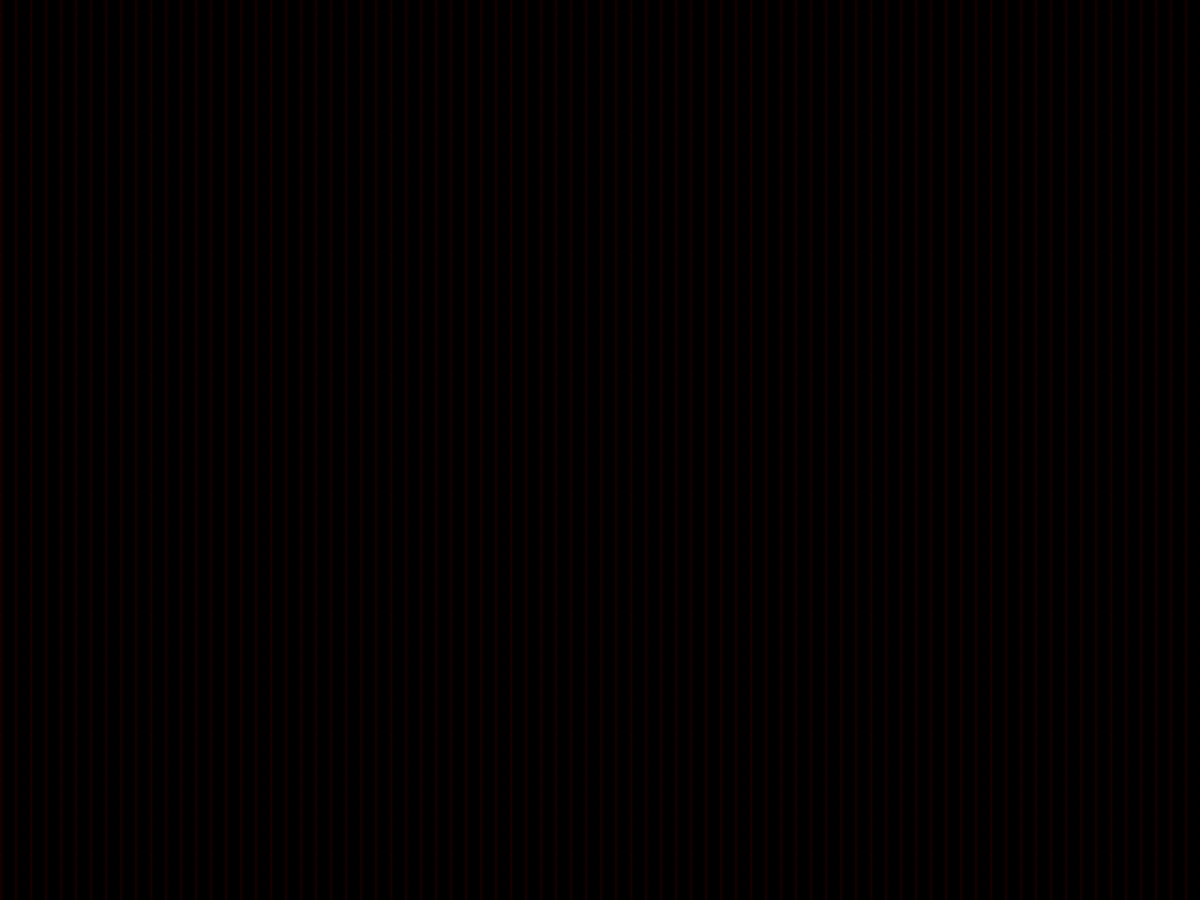
Frame 1 (no input)
Frame 60 (the mouse pressed at the canvas centre just before this capture): identical to frame 1, image omitted
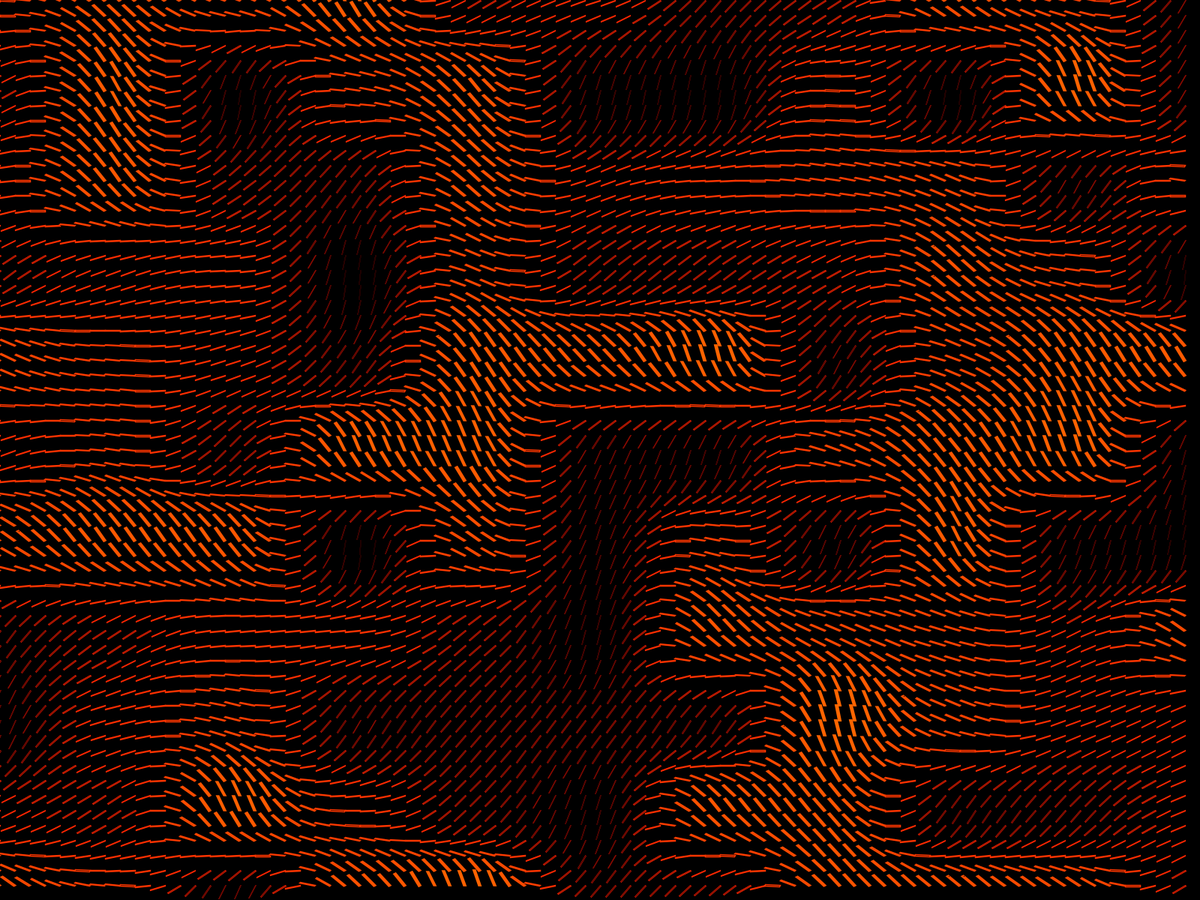
Frame 120 (the mouse held since frame 60 and released just before this capture)

The Processing sketch that drew these frames (run headless with seeded random() and noise(); from frame 60 on, the mouse is pressed at the canvas centre):

// Processing sketch: NoiseRotate
// ── NoiseRotate.pde
int detail = 20;
float factor = 0;
float factor2 = 0;
float factor3 = 0;
float t = 0;

void setup() {
  fullScreen();
  colorMode(HSB);
  strokeWeight(2);
  stroke(255,255,255);
  noCursor();
  noiseDetail(1);
  fill(0);



}



void draw() {
  t += 0.1;
  factor = 12 * mouseX/width;
  factor2 = 10;
  factor3 = 1.0 * mouseY/height;

  
  background(0);
  
  for (int x = 0; x < width; x+= detail) {
    for (int y = 0; y < height; y += detail) {
      float intensity = noise(t + x*factor2/width,t + y*factor2/height);
      
      pushMatrix();
      translate(x, y);
      rotate(factor*intensity);
      println(factor3);
      stroke((factor3*intensity*70)%255, 255,255);
      strokeWeight(factor*intensity);
      
      //line(0, 0, 15, 0);
      //ellipse(0,0,5,20);
      rect(0,0, 2, 20);
      popMatrix();
    }
  }
}
